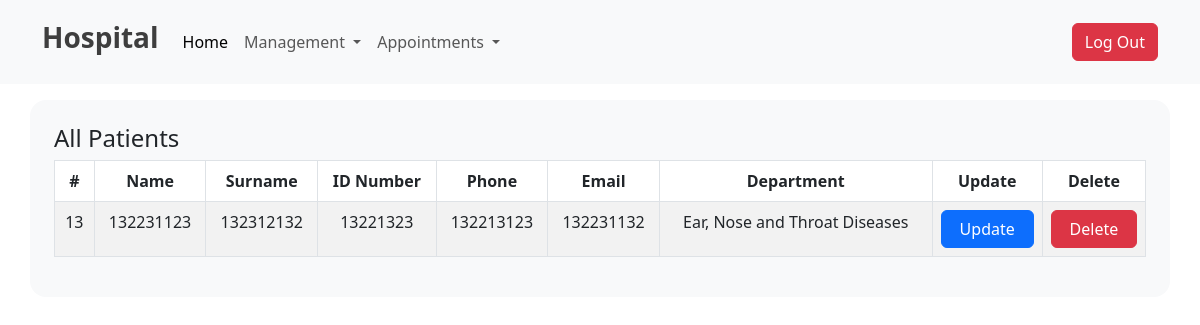
/all-patients.php, run on the app's committed database.
### tables this page shows
CREATE TABLE `patients` (
  `id` int(11) NOT NULL,
  `name` varchar(255) NOT NULL,
  `surname` varchar(255) NOT NULL,
  `email` varchar(255) NOT NULL,
  `phone` varchar(255) NOT NULL,
  `department` varchar(255) NOT NULL,
  `id_number` int(11) NOT NULL
);

### all-patients.php (the view, shortened to what this page needs)
<?php
include "./dbcon.php";
?>
<!DOCTYPE html>
<html lang="en">
<head>
    <link href="https://cdn.jsdelivr.net/npm/bootstrap@5.3.0/dist/css/bootstrap.min.css" rel="stylesheet" />
</head>
<body>
    <?php include './header.php'; ?>
    <section class="container bg-light -10 rounded-4 p-4 mt-3">
        <h4>All Patients</h4>
        <table class="table table-bordered table-striped text-center">
            <thead>
                <tr>
                    <th>#</th>
                    <th>Name</th>
                    <th>Surname</th>
                    <th>ID Number</th>
                    <th>Phone</th>
                    <th>Email</th>
                    <th>Department</th>
                    <th>Update</th>
                    <th>Delete</th>
                </tr>
            </thead>
            <?php
            $result = mysqli_query($dbcon, "Select * from `patients` ");
            if ($result) {
                while ($row = mysqli_fetch_assoc($result)) {
                    $id = $row['id'];
                    $name = $row['name'];
                    $surname = $row['surname'];
                    $id_number = $row['id_number'];
                    $phone = $row['phone'];
                    $email = $row['email'];
                    $department = $row['department'];
                    echo '<tr>
                                    <td>' . $id . '</td>
                                    <td>' . $name . '</td>
                                    <td>' . $surname . '</td>
                                    <td>' . $id_number . '</td>
                                    <td>' . $phone . '</td>
                                    <td>' . $email . '</td>
                                    <td>' . $department . '</td>
                                    <td><button class="btn btn-primary w-100"><a class="nav-link" href="./update-patient.php?updateid=' . $id . '">Update</a> </button></td>
                                    <td><button class="btn btn-danger w-100" ><a class="nav-link" href="./delete-patient.php?deleteid=' . $id . '">Delete</a> </button></td>
                                    </tr>';
                }
            } ?>
        </table>
    </section>
</body>
</html>

### data on the page
patients: id "13", name "132231123", surname "132312132", id_number "13221323", phone "132213123", email "132231132", department "Ear, Nose and Throat Diseases"
